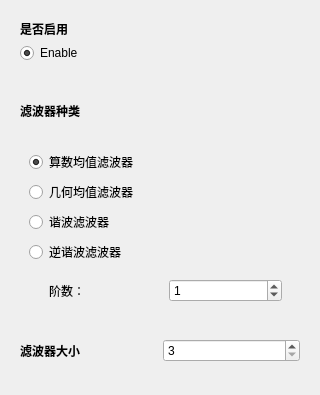
<?xml version="1.0" encoding="UTF-8"?>
<ui version="4.0">
 <class>Form</class>
 <widget class="QWidget" name="Form">
  <property name="geometry">
   <rect>
    <x>0</x>
    <y>0</y>
    <width>320</width>
    <height>395</height>
   </rect>
  </property>
  <property name="windowTitle">
   <string>Form</string>
  </property>
  <layout class="QVBoxLayout" name="verticalLayout_4">
   <item>
    <widget class="QWidget" name="widget" native="true">
     <property name="maximumSize">
      <size>
       <width>16777215</width>
       <height>60</height>
      </size>
     </property>
     <layout class="QVBoxLayout" name="verticalLayout">
      <item>
       <widget class="QLabel" name="label">
        <property name="font">
         <font>
          <bold>true</bold>
         </font>
        </property>
        <property name="text">
         <string>是否启用</string>
        </property>
       </widget>
      </item>
      <item>
       <widget class="QRadioButton" name="enable">
        <property name="text">
         <string>Enable</string>
        </property>
        <property name="checked">
         <bool>true</bool>
        </property>
       </widget>
      </item>
     </layout>
    </widget>
   </item>
   <item>
    <widget class="QWidget" name="widget_2" native="true">
     <layout class="QVBoxLayout" name="verticalLayout_2">
      <item>
       <widget class="QLabel" name="label_2">
        <property name="font">
         <font>
          <bold>true</bold>
         </font>
        </property>
        <property name="text">
         <string>滤波器种类</string>
        </property>
       </widget>
      </item>
      <item>
       <widget class="QWidget" name="widget_3" native="true">
        <layout class="QVBoxLayout" name="verticalLayout_3">
         <item>
          <widget class="QRadioButton" name="arithmetic">
           <property name="text">
            <string>算数均值滤波器</string>
           </property>
           <property name="checked">
            <bool>true</bool>
           </property>
          </widget>
         </item>
         <item>
          <widget class="QRadioButton" name="geometric">
           <property name="text">
            <string>几何均值滤波器</string>
           </property>
          </widget>
         </item>
         <item>
          <widget class="QRadioButton" name="harmonic">
           <property name="text">
            <string>谐波滤波器</string>
           </property>
          </widget>
         </item>
         <item>
          <widget class="QRadioButton" name="contra_harmonic">
           <property name="text">
            <string>逆谐波滤波器</string>
           </property>
          </widget>
         </item>
         <item>
          <widget class="QWidget" name="widget_5" native="true">
           <layout class="QHBoxLayout" name="horizontalLayout">
            <property name="leftMargin">
             <number>20</number>
            </property>
            <item>
             <widget class="QLabel" name="label_4">
              <property name="text">
               <string>阶数：</string>
              </property>
             </widget>
            </item>
            <item>
             <widget class="QSpinBox" name="Q">
              <property name="minimum">
               <number>-5</number>
              </property>
              <property name="maximum">
               <number>5</number>
              </property>
              <property name="singleStep">
               <number>1</number>
              </property>
              <property name="value">
               <number>1</number>
              </property>
             </widget>
            </item>
           </layout>
          </widget>
         </item>
        </layout>
       </widget>
      </item>
      <item>
       <widget class="QWidget" name="widget_6" native="true">
        <layout class="QHBoxLayout" name="horizontalLayout_2">
         <property name="leftMargin">
          <number>0</number>
         </property>
         <property name="rightMargin">
          <number>0</number>
         </property>
         <item>
          <widget class="QLabel" name="label_3">
           <property name="font">
            <font>
             <bold>true</bold>
            </font>
           </property>
           <property name="text">
            <string>滤波器大小</string>
           </property>
          </widget>
         </item>
         <item>
          <widget class="QSpinBox" name="K">
           <property name="minimum">
            <number>3</number>
           </property>
           <property name="maximum">
            <number>33</number>
           </property>
           <property name="singleStep">
            <number>2</number>
           </property>
          </widget>
         </item>
        </layout>
       </widget>
      </item>
     </layout>
    </widget>
   </item>
  </layout>
 </widget>
 <resources/>
 <connections/>
</ui>
